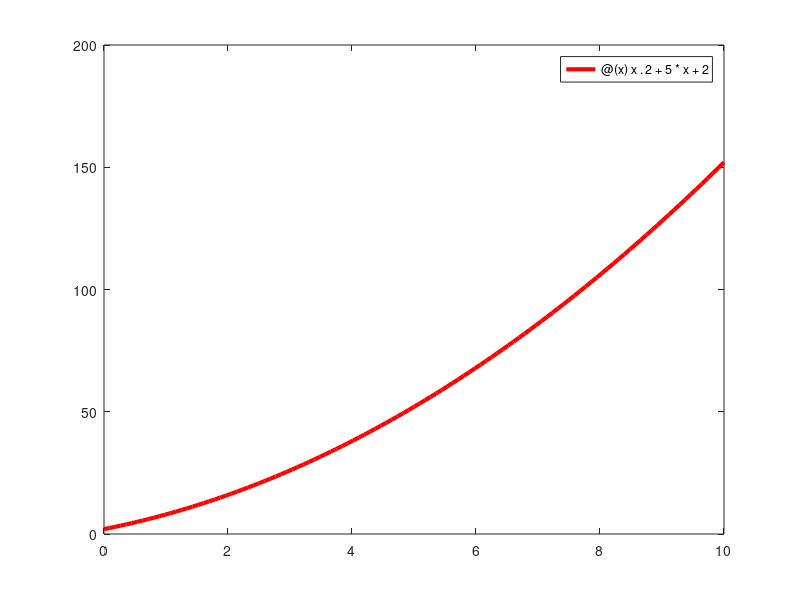

MATLAB code to generate this figure: (Note: this script raises an error after producing the figure.)
function grader_helper_solution = reference()
    % function
    f = @(x) x.^2 + 5*x + 2; 

    % plot
    figure1 = figure;
    fplot(f, [0 10], '-r', 'LineWidth', 3);
    plot_f = GraderHelper.save_plot(figure1, true); 

    % text
    name = 'Alfonso';

    % numbers
    a = 10;
    b = 5e-10;
    c = -0.00000012;
    d = exp(-sin(pi/4));

    % intervals
    i = [-10 200];

    % store the solution
    grader_helper_solution = GraderHelper.store_solution('f', 'plot_f', 'name', 'a', 'b', 'c', 'd', 'i');
end